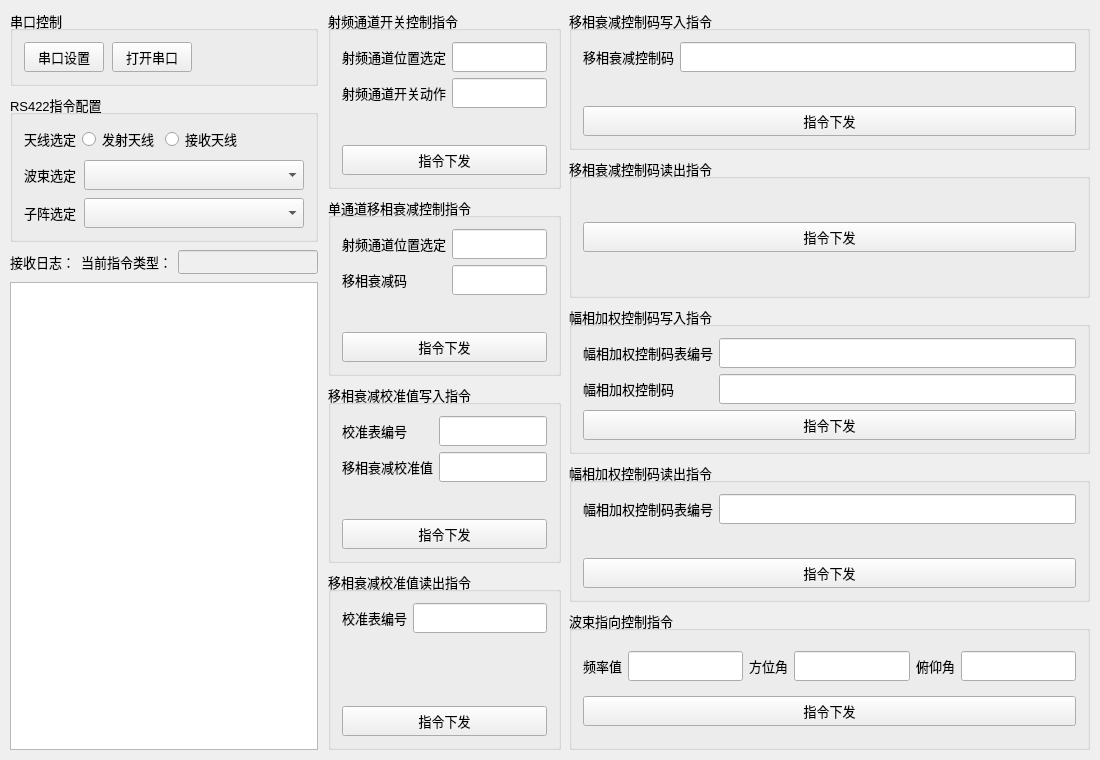
<?xml version="1.0" encoding="UTF-8"?>
<ui version="4.0">
  <class>AnteCtrlClass</class>
  <widget class="QWidget" name="AnteCtrlClass">
    <property name="geometry">
      <rect>
        <x>0</x>
        <y>0</y>
        <width>1100</width>
        <height>760</height>
      </rect>
    </property>
    <property name="windowTitle">
      <string>AnteCtrlClass</string>
    </property>
    <property name="font">
      <font>
        <pointsize>10</pointsize>
      </font>
    </property>
    <layout class="QHBoxLayout" name="mainLayout">
      <property name="spacing">
        <number>10</number>
      </property>
      <property name="leftMargin">
        <number>10</number>
      </property>
      <property name="topMargin">
        <number>10</number>
      </property>
      <property name="rightMargin">
        <number>10</number>
      </property>
      <property name="bottomMargin">
        <number>10</number>
      </property>
      <item>
        <layout class="QVBoxLayout" name="leftLayout">
          <property name="spacing">
            <number>8</number>
          </property>
          <item>
            <widget class="QGroupBox" name="groupBox_3">
              <property name="title">
                <string>串口控制</string>
              </property>
              <layout class="QHBoxLayout" name="uartControlLayout">
                <property name="spacing">
                  <number>8</number>
                </property>
                <item>
                  <widget class="QPushButton" name="set_uart">
                    <property name="minimumSize">
                      <size>
                        <width>0</width>
                        <height>30</height>
                      </size>
                    </property>
                    <property name="text">
                      <string>串口设置</string>
                    </property>
                  </widget>
                </item>
                <item>
                  <widget class="QPushButton" name="open_uart">
                    <property name="minimumSize">
                      <size>
                        <width>0</width>
                        <height>30</height>
                      </size>
                    </property>
                    <property name="text">
                      <string>打开串口</string>
                    </property>
                  </widget>
                </item>
                <item>
                  <spacer name="uartControlSpacer">
                    <property name="orientation">
                      <enum>Qt::Horizontal</enum>
                    </property>
                    <property name="sizeHint" stdset="0">
                      <size>
                        <width>40</width>
                        <height>20</height>
                      </size>
                    </property>
                  </spacer>
                </item>
              </layout>
            </widget>
          </item>
          <item>
            <widget class="QGroupBox" name="groupBox_4">
              <property name="title">
                <string>RS422指令配置</string>
              </property>
              <layout class="QVBoxLayout" name="rs422MainLayout">
                <property name="spacing">
                  <number>8</number>
                </property>
                <item>
                  <layout class="QHBoxLayout" name="anteSelectLayout">
                    <item>
                      <widget class="QLabel" name="label">
                        <property name="text">
                          <string>天线选定</string>
                        </property>
                      </widget>
                    </item>
                    <item>
                      <widget class="QRadioButton" name="send_ante_Button">
                        <property name="text">
                          <string>发射天线</string>
                        </property>
                      </widget>
                    </item>
                    <item>
                      <widget class="QRadioButton" name="recv_ante_Button">
                        <property name="text">
                          <string>接收天线</string>
                        </property>
                      </widget>
                    </item>
                    <item>
                      <spacer name="anteSelectSpacer">
                        <property name="orientation">
                          <enum>Qt::Horizontal</enum>
                        </property>
                        <property name="sizeHint" stdset="0">
                          <size>
                            <width>20</width>
                            <height>20</height>
                          </size>
                        </property>
                      </spacer>
                    </item>
                  </layout>
                </item>
                <item>
                  <layout class="QFormLayout" name="rs422FormLayout">
                    <property name="horizontalSpacing">
                      <number>8</number>
                    </property>
                    <property name="verticalSpacing">
                      <number>8</number>
                    </property>
                    <item row="0" column="0">
                      <widget class="QLabel" name="label_2">
                        <property name="text">
                          <string>波束选定</string>
                        </property>
                      </widget>
                    </item>
                    <item row="0" column="1">
                      <widget class="QComboBox" name="beam_sel">
                        <property name="minimumSize">
                          <size>
                            <width>0</width>
                            <height>30</height>
                          </size>
                        </property>
                      </widget>
                    </item>
                    <item row="1" column="0">
                      <widget class="QLabel" name="label_3">
                        <property name="text">
                          <string>子阵选定</string>
                        </property>
                      </widget>
                    </item>
                    <item row="1" column="1">
                      <widget class="QComboBox" name="subarray_sel">
                        <property name="minimumSize">
                          <size>
                            <width>0</width>
                            <height>30</height>
                          </size>
                        </property>
                      </widget>
                    </item>
                  </layout>
                </item>
              </layout>
            </widget>
          </item>
          <item>
            <layout class="QHBoxLayout" name="recvTypeLayout">
              <item>
                <widget class="QLabel" name="label_18">
                  <property name="text">
                    <string>接收日志：</string>
                  </property>
                </widget>
              </item>
              <item>
                <widget class="QLabel" name="label_19">
                  <property name="text">
                    <string>当前指令类型：</string>
                  </property>
                </widget>
              </item>
              <item>
                <widget class="QLineEdit" name="ante_recv_type">
                  <property name="enabled">
                    <bool>false</bool>
                  </property>
                  <property name="minimumSize">
                    <size>
                      <width>140</width>
                      <height>24</height>
                    </size>
                  </property>
                </widget>
              </item>
            </layout>
          </item>
          <item>
            <widget class="QTextEdit" name="ante_recv_log">
              <property name="sizePolicy">
                <sizepolicy hsizetype="Expanding" vsizetype="Expanding">
                  <horstretch>0</horstretch>
                  <verstretch>1</verstretch>
                </sizepolicy>
              </property>
            </widget>
          </item>
        </layout>
      </item>
      <item>
        <layout class="QHBoxLayout" name="rightLayout">
          <property name="spacing">
            <number>8</number>
          </property>
          <item>
            <layout class="QVBoxLayout" name="rightColLeft">
              <property name="spacing">
                <number>8</number>
              </property>
              <item>
                <widget class="QGroupBox" name="groupBox_5">
                  <property name="title">
                    <string>射频通道开关控制指令</string>
                  </property>
                  <layout class="QVBoxLayout" name="spkgLayout">
                    <item>
                      <layout class="QFormLayout" name="spkgFormLayout">
                        <item row="0" column="0">
                          <widget class="QLabel" name="label_4">
                            <property name="text">
                              <string>射频通道位置选定</string>
                            </property>
                          </widget>
                        </item>
                        <item row="0" column="1">
                          <widget class="QLineEdit" name="spkg_sptd">
                            <property name="minimumSize">
                              <size>
                                <width>0</width>
                                <height>30</height>
                              </size>
                            </property>
                          </widget>
                        </item>
                        <item row="1" column="0">
                          <widget class="QLabel" name="label_6">
                            <property name="text">
                              <string>射频通道开关动作</string>
                            </property>
                          </widget>
                        </item>
                        <item row="1" column="1">
                          <widget class="QLineEdit" name="spkg_spkg">
                            <property name="minimumSize">
                              <size>
                                <width>0</width>
                                <height>30</height>
                              </size>
                            </property>
                          </widget>
                        </item>
                      </layout>
                    </item>
                    <item>
                      <widget class="QPushButton" name="spkg_send">
                        <property name="minimumSize">
                          <size>
                            <width>0</width>
                            <height>30</height>
                          </size>
                        </property>
                        <property name="text">
                          <string>指令下发</string>
                        </property>
                      </widget>
                    </item>
                  </layout>
                </widget>
              </item>
              <item>
                <widget class="QGroupBox" name="groupBox_6">
                  <property name="title">
                    <string>单通道移相衰减控制指令</string>
                  </property>
                  <layout class="QVBoxLayout" name="dtdLayout">
                    <item>
                      <layout class="QFormLayout" name="dtdFormLayout">
                        <item row="0" column="0">
                          <widget class="QLabel" name="label_5">
                            <property name="text">
                              <string>射频通道位置选定</string>
                            </property>
                          </widget>
                        </item>
                        <item row="0" column="1">
                          <widget class="QLineEdit" name="dtd_wz">
                            <property name="minimumSize">
                              <size>
                                <width>0</width>
                                <height>30</height>
                              </size>
                            </property>
                          </widget>
                        </item>
                        <item row="1" column="0">
                          <widget class="QLabel" name="label_7">
                            <property name="text">
                              <string>移相衰减码</string>
                            </property>
                          </widget>
                        </item>
                        <item row="1" column="1">
                          <widget class="QLineEdit" name="dtd_yxsjm">
                            <property name="minimumSize">
                              <size>
                                <width>0</width>
                                <height>30</height>
                              </size>
                            </property>
                          </widget>
                        </item>
                      </layout>
                    </item>
                    <item>
                      <widget class="QPushButton" name="dtdyx_send">
                        <property name="minimumSize">
                          <size>
                            <width>0</width>
                            <height>30</height>
                          </size>
                        </property>
                        <property name="text">
                          <string>指令下发</string>
                        </property>
                      </widget>
                    </item>
                  </layout>
                </widget>
              </item>
              <item>
                <widget class="QGroupBox" name="groupBox_7">
                  <property name="title">
                    <string>移相衰减校准值写入指令</string>
                  </property>
                  <layout class="QVBoxLayout" name="yxsjWriteLayout">
                    <item>
                      <layout class="QFormLayout" name="yxsjWriteFormLayout">
                        <item row="0" column="0">
                          <widget class="QLabel" name="label_8">
                            <property name="text">
                              <string>校准表编号</string>
                            </property>
                          </widget>
                        </item>
                        <item row="0" column="1">
                          <widget class="QLineEdit" name="yxsjjzz_write_id">
                            <property name="minimumSize">
                              <size>
                                <width>0</width>
                                <height>30</height>
                              </size>
                            </property>
                          </widget>
                        </item>
                        <item row="1" column="0">
                          <widget class="QLabel" name="label_9">
                            <property name="text">
                              <string>移相衰减校准值</string>
                            </property>
                          </widget>
                        </item>
                        <item row="1" column="1">
                          <widget class="QLineEdit" name="yxsjjzz_write_num">
                            <property name="minimumSize">
                              <size>
                                <width>0</width>
                                <height>30</height>
                              </size>
                            </property>
                          </widget>
                        </item>
                      </layout>
                    </item>
                    <item>
                      <widget class="QPushButton" name="yxsjjzz_write_send">
                        <property name="minimumSize">
                          <size>
                            <width>0</width>
                            <height>30</height>
                          </size>
                        </property>
                        <property name="text">
                          <string>指令下发</string>
                        </property>
                      </widget>
                    </item>
                  </layout>
                </widget>
              </item>
              <item>
                <widget class="QGroupBox" name="groupBox_8">
                  <property name="title">
                    <string>移相衰减校准值读出指令</string>
                  </property>
                  <layout class="QVBoxLayout" name="yxsjReadLayout">
                    <item>
                      <layout class="QFormLayout" name="yxsjReadFormLayout">
                        <item row="0" column="0">
                          <widget class="QLabel" name="label_10">
                            <property name="text">
                              <string>校准表编号</string>
                            </property>
                          </widget>
                        </item>
                        <item row="0" column="1">
                          <widget class="QLineEdit" name="yxsjjzz_read_id">
                            <property name="minimumSize">
                              <size>
                                <width>0</width>
                                <height>30</height>
                              </size>
                            </property>
                          </widget>
                        </item>
                      </layout>
                    </item>
                    <item>
                      <widget class="QPushButton" name="yxsjjzz_read_send">
                        <property name="minimumSize">
                          <size>
                            <width>0</width>
                            <height>30</height>
                          </size>
                        </property>
                        <property name="text">
                          <string>指令下发</string>
                        </property>
                      </widget>
                    </item>
                  </layout>
                </widget>
              </item>
            </layout>
          </item>
          <item>
            <layout class="QVBoxLayout" name="rightColRight">
              <property name="spacing">
                <number>8</number>
              </property>
              <item>
                <widget class="QGroupBox" name="groupBox_9">
                  <property name="title">
                    <string>移相衰减控制码写入指令</string>
                  </property>
                  <layout class="QVBoxLayout" name="yxsCodeWriteLayout">
                    <item>
                      <layout class="QFormLayout" name="yxsCodeWriteFormLayout">
                        <item row="0" column="0">
                          <widget class="QLabel" name="label_11">
                            <property name="text">
                              <string>移相衰减控制码</string>
                            </property>
                          </widget>
                        </item>
                        <item row="0" column="1">
                          <widget class="QLineEdit" name="yxsjkzm_write_num">
                            <property name="minimumSize">
                              <size>
                                <width>0</width>
                                <height>30</height>
                              </size>
                            </property>
                          </widget>
                        </item>
                      </layout>
                    </item>
                    <item>
                      <widget class="QPushButton" name="yxsjkzm_write_send">
                        <property name="minimumSize">
                          <size>
                            <width>0</width>
                            <height>30</height>
                          </size>
                        </property>
                        <property name="text">
                          <string>指令下发</string>
                        </property>
                      </widget>
                    </item>
                  </layout>
                </widget>
              </item>
              <item>
                <widget class="QGroupBox" name="groupBox_10">
                  <property name="title">
                    <string>移相衰减控制码读出指令</string>
                  </property>
                  <layout class="QVBoxLayout" name="yxsCodeReadLayout">
                    <item>
                      <widget class="QPushButton" name="yxsjkzm_read_send">
                        <property name="minimumSize">
                          <size>
                            <width>0</width>
                            <height>30</height>
                          </size>
                        </property>
                        <property name="text">
                          <string>指令下发</string>
                        </property>
                      </widget>
                    </item>
                  </layout>
                </widget>
              </item>
              <item>
                <widget class="QGroupBox" name="groupBox_11">
                  <property name="title">
                    <string>幅相加权控制码写入指令</string>
                  </property>
                  <layout class="QVBoxLayout" name="fxjqWriteLayout">
                    <item>
                      <layout class="QFormLayout" name="fxjqWriteFormLayout">
                        <item row="0" column="0">
                          <widget class="QLabel" name="label_12">
                            <property name="text">
                              <string>幅相加权控制码表编号</string>
                            </property>
                          </widget>
                        </item>
                        <item row="0" column="1">
                          <widget class="QLineEdit" name="fxjqkzm_write_id">
                            <property name="minimumSize">
                              <size>
                                <width>0</width>
                                <height>30</height>
                              </size>
                            </property>
                          </widget>
                        </item>
                        <item row="1" column="0">
                          <widget class="QLabel" name="label_13">
                            <property name="text">
                              <string>幅相加权控制码</string>
                            </property>
                          </widget>
                        </item>
                        <item row="1" column="1">
                          <widget class="QLineEdit" name="fxjqkzm_write_num">
                            <property name="minimumSize">
                              <size>
                                <width>0</width>
                                <height>30</height>
                              </size>
                            </property>
                          </widget>
                        </item>
                      </layout>
                    </item>
                    <item>
                      <widget class="QPushButton" name="fxjqkzm_write_send">
                        <property name="minimumSize">
                          <size>
                            <width>0</width>
                            <height>30</height>
                          </size>
                        </property>
                        <property name="text">
                          <string>指令下发</string>
                        </property>
                      </widget>
                    </item>
                  </layout>
                </widget>
              </item>
              <item>
                <widget class="QGroupBox" name="groupBox_12">
                  <property name="title">
                    <string>幅相加权控制码读出指令</string>
                  </property>
                  <layout class="QVBoxLayout" name="fxjqReadLayout">
                    <item>
                      <layout class="QFormLayout" name="fxjqReadFormLayout">
                        <item row="0" column="0">
                          <widget class="QLabel" name="label_14">
                            <property name="text">
                              <string>幅相加权控制码表编号</string>
                            </property>
                          </widget>
                        </item>
                        <item row="0" column="1">
                          <widget class="QLineEdit" name="fxjqkzm_read_id">
                            <property name="minimumSize">
                              <size>
                                <width>0</width>
                                <height>30</height>
                              </size>
                            </property>
                          </widget>
                        </item>
                      </layout>
                    </item>
                    <item>
                      <widget class="QPushButton" name="fxjqkzm_read_send">
                        <property name="minimumSize">
                          <size>
                            <width>0</width>
                            <height>30</height>
                          </size>
                        </property>
                        <property name="text">
                          <string>指令下发</string>
                        </property>
                      </widget>
                    </item>
                  </layout>
                </widget>
              </item>
              <item>
                <widget class="QGroupBox" name="groupBox_13">
                  <property name="title">
                    <string>波束指向控制指令</string>
                  </property>
                  <layout class="QVBoxLayout" name="bszxLayout">
                    <item>
                      <layout class="QGridLayout" name="bszxValueLayout">
                        <item row="0" column="0">
                          <widget class="QLabel" name="label_15">
                            <property name="font">
                              <font>
                                <pointsize>10</pointsize>
                              </font>
                            </property>
                            <property name="text">
                              <string>频率值</string>
                            </property>
                          </widget>
                        </item>
                        <item row="0" column="1">
                          <widget class="QLineEdit" name="bszx_pl">
                            <property name="minimumSize">
                              <size>
                                <width>0</width>
                                <height>30</height>
                              </size>
                            </property>
                          </widget>
                        </item>
                        <item row="0" column="2">
                          <widget class="QLabel" name="label_16">
                            <property name="font">
                              <font>
                                <pointsize>10</pointsize>
                              </font>
                            </property>
                            <property name="text">
                              <string>方位角</string>
                            </property>
                          </widget>
                        </item>
                        <item row="0" column="3">
                          <widget class="QLineEdit" name="bszx_fwj">
                            <property name="minimumSize">
                              <size>
                                <width>0</width>
                                <height>30</height>
                              </size>
                            </property>
                          </widget>
                        </item>
                        <item row="0" column="4">
                          <widget class="QLabel" name="label_17">
                            <property name="font">
                              <font>
                                <pointsize>10</pointsize>
                              </font>
                            </property>
                            <property name="text">
                              <string>俯仰角</string>
                            </property>
                          </widget>
                        </item>
                        <item row="0" column="5">
                          <widget class="QLineEdit" name="bszx_fyj">
                            <property name="text">
                              <string />
                            </property>
                            <property name="minimumSize">
                              <size>
                                <width>0</width>
                                <height>30</height>
                              </size>
                            </property>
                          </widget>
                        </item>
                      </layout>
                    </item>
                    <item>
                      <widget class="QPushButton" name="open_uart_11">
                        <property name="minimumSize">
                          <size>
                            <width>0</width>
                            <height>30</height>
                          </size>
                        </property>
                        <property name="text">
                          <string>指令下发</string>
                        </property>
                      </widget>
                    </item>
                  </layout>
                </widget>
              </item>
            </layout>
          </item>
        </layout>
      </item>
    </layout>
  </widget>
  <layoutdefault spacing="6" margin="11" />
  <resources />
  <connections />
</ui>
